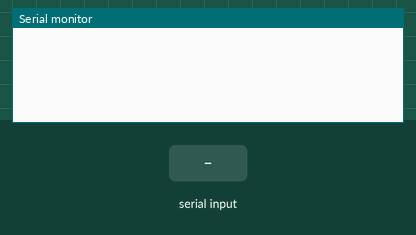
This sketch was run on a simulated Arduino Uno, built with avr-gcc and run on an emulated ATmega328P. Parts: the last lines printed to the serial monitor. The inputs (shaded band) are chosen by the test bench.

Above: at 1.2 s.
1.3 s: "1\n" received over Serial
At 2.0 s:
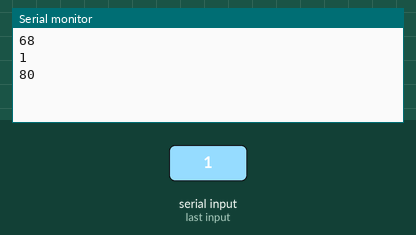
2.8 s: "0\n" received over Serial
At 3.1 s:
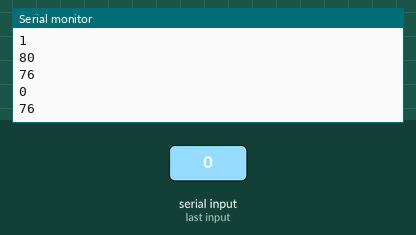
4.3 s: "2\n" received over Serial
At 5.5 s:
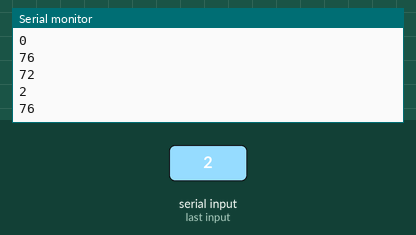
Timing chart, 0 to 7.3 s (numbered marks = the images above; inputs shaded):
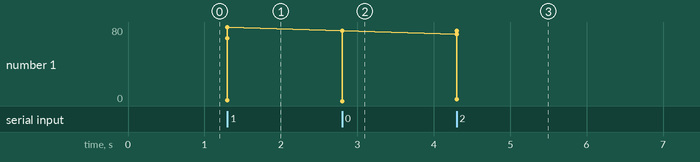

The sketch:

serial_reading.ino
```cpp
#include <string>

unsigned long t1;
unsigned long t2;

std::string command;

void setup() {
  // put your setup code here, to run once:
  Serial.begin(115200);

}

void loop() {

  t1 = micros();
  command = serialRead(&Serial,'\r');
  t2 = micros();
  if(!command.empty()) {
    Serial.println(t2-t1);
    Serial.println(command.c_str());
  }

}

std::string serialRead(Stream *serialX, char endChar) {
  std::string serialString;
  char buff = '\0';

  for(int i = 0; serialX->available() > 0 && buff != endChar; i++) {
    buff = serialX->read();
    serialString += buff;
  }

  return serialString;
}
```

Measured:
- after the input at 1.3 s, the serial monitor: prints a new line at once (image 1)
- after the input at 2.8 s, the serial monitor: prints a new line at once (image 2)
- after the input at 4.3 s, the serial monitor: prints a new line at once (image 3)
- plotted number 1: 80 → 76 after the input at 2.8 s
